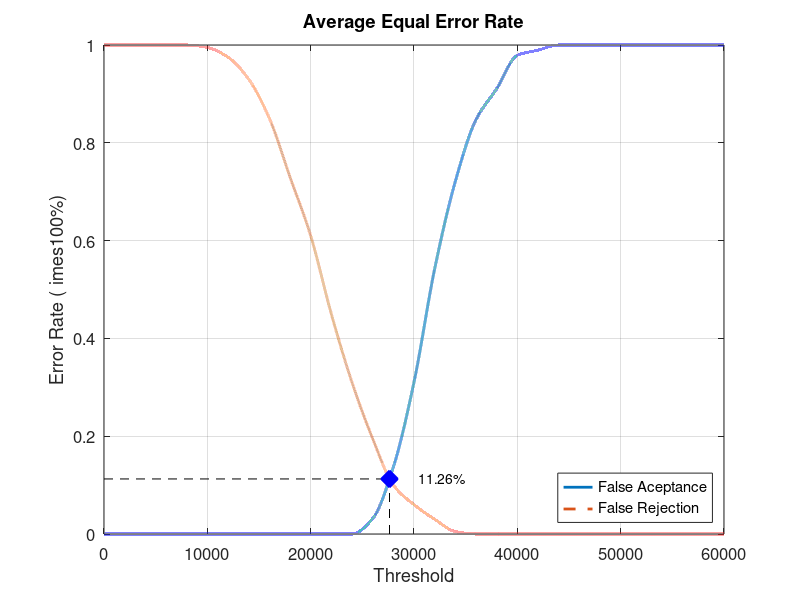
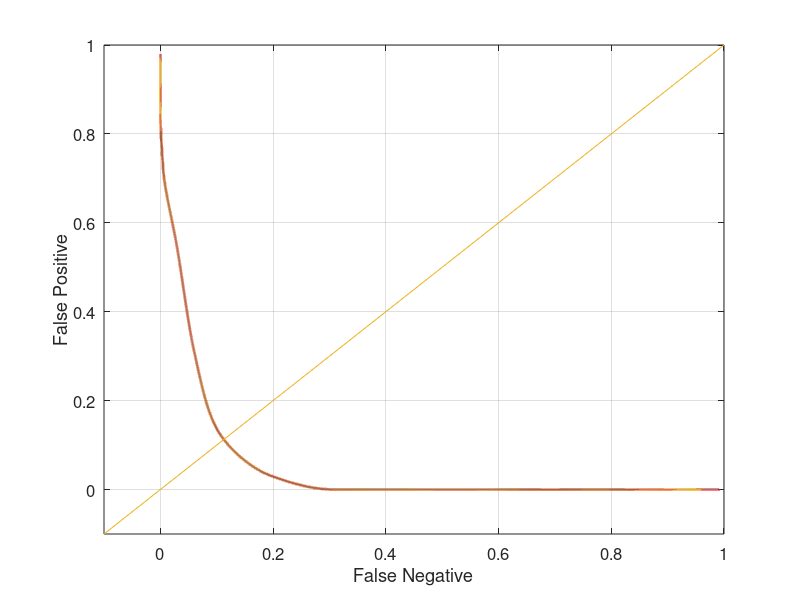

Source code (MATLAB) for these figures, in order:
close all;
clear;
clc;
x = 0:2000:60000;
xq = 0:0.5:60000;

y0 = [0 0 0 0 0 0 0 0 0 0 0 0 0 0.0315789 0.136842 0.310526 0.542105 0.721053 0.847368 0.910526 0.978947 0.989474 1 1 1 1 1 1 1 1 1]
yy0 = interp1(x, y0, xq, 'pchip');
y1 = [1 1 1 1 1 0.995 0.975 0.93 0.85 0.73 0.61 0.45 0.31 0.195 0.1 0.06 0.03 0.005 0 0 0 0 0 0 0 0 0 0 0 0 0]
yy1 = interp1(x, y1, xq, 'pchip');

% Calculating EER: 
y2 = abs(y0 - y1);
find(y2 == min(y2))
yy2 = abs(yy0 - yy1);
xEER = find(yy2 == min(yy2));
xEERIndex = xq(xEER) % X-axis EER
yEER = yy0(xEER) % Y-axis EER

main = figure
plot(xq, yy0,'-','LineWidth', 2);	hold on
plot(xq, yy1,'--','LineWidth', 2);	hold on
plot([xEERIndex xEERIndex], [0 yEER], 'k--');	hold on
plot([0 xEERIndex], [yEER yEER], 'k--');	hold on
plot(xEERIndex, yEER, 'bx', 'LineWidth', 10);	hold on
text(xEERIndex + 10 * xEERIndex / 100, yEER, [num2str(round((10000 * yEER)) / 100) '%'])
legend('False Aceptance', 'False Rejection', 'Location', 'SouthEast')
xlabel('Threshold')
ylabel('Error Rate (	imes100%)')
title('Average Equal Error Rate')
set(gca, 'FontSize', 12)
axis([0 60000 0 1])
grid on

print(main, 'Database2_1Main', '-dpng');
FNRxFPR = figure('Color', [1 1 1]);
plot(yy1, yy0, '-', yy1, yy0, 'LineWidth', 2);
hold on
y = -0.1:0.1:1
plot(y, y); 
set(gca, 'FontSize', 12)
xlabel('False Negative')
ylabel('False Positive')
axis([-0.1 1 -0.1 1])
set(gca, 'FontSize', 12)
grid on

print(FNRxFPR, 'Database2_1FNRxFPR','-dpng');
